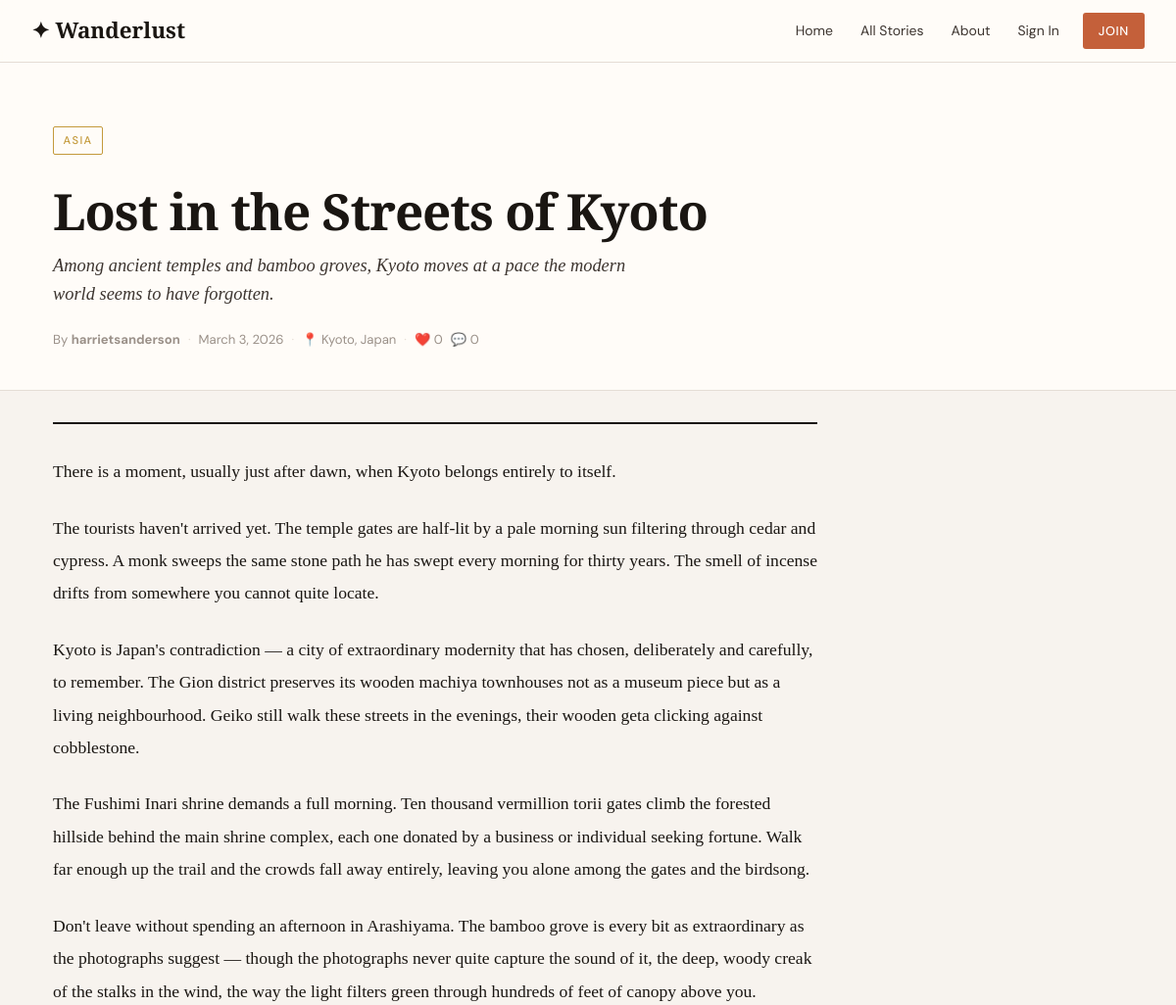
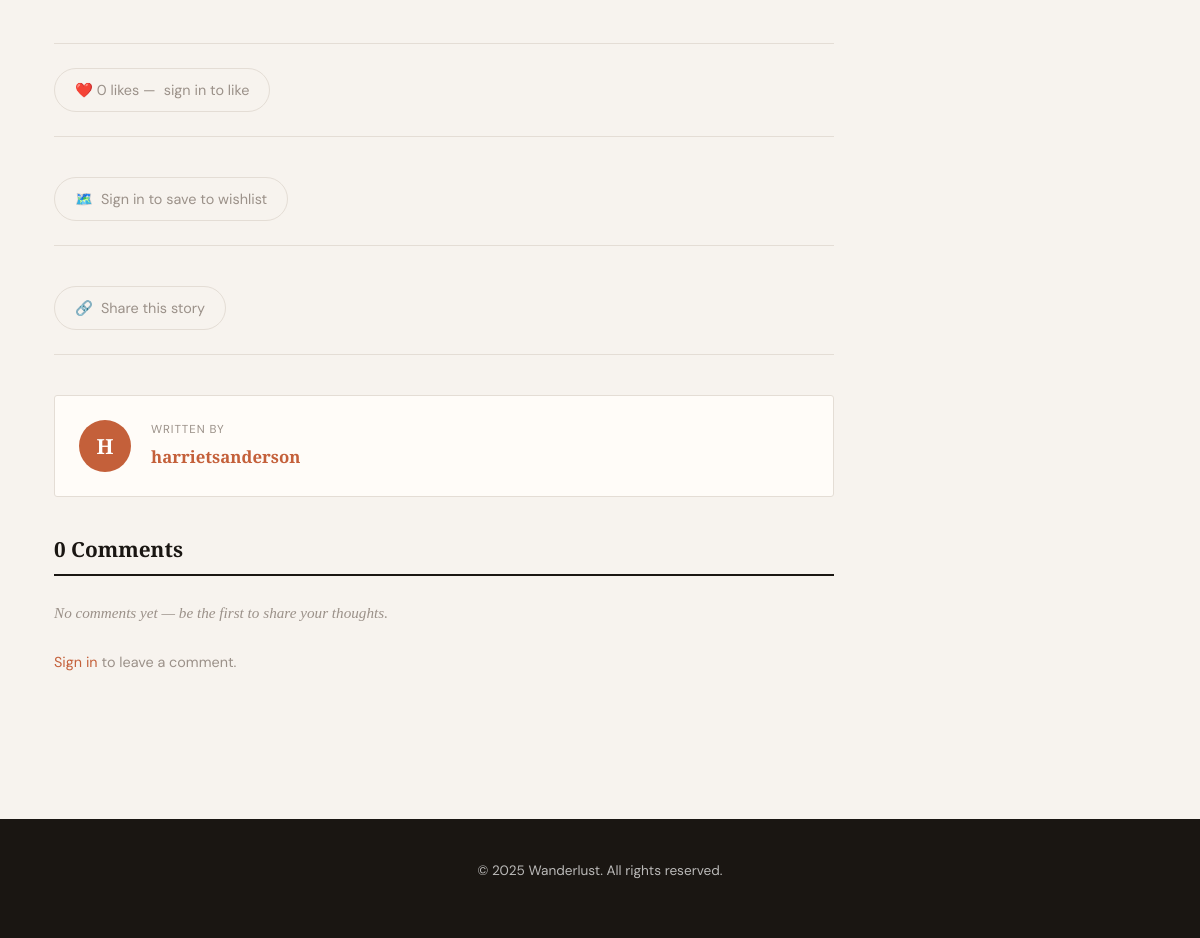
The app's page /posts/lost-in-the-streets-of-kyoto/, older data (2 pictures, top to bottom).
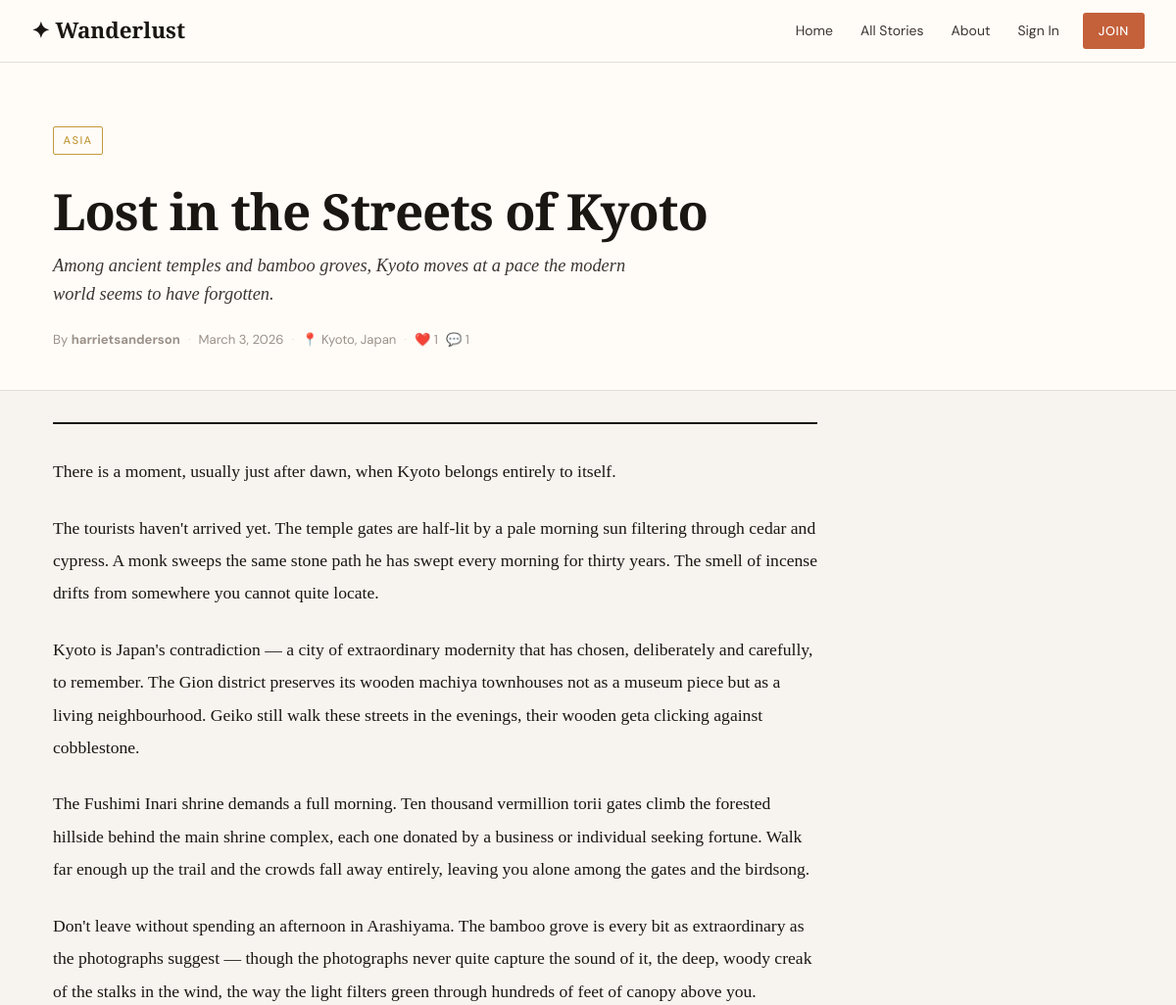
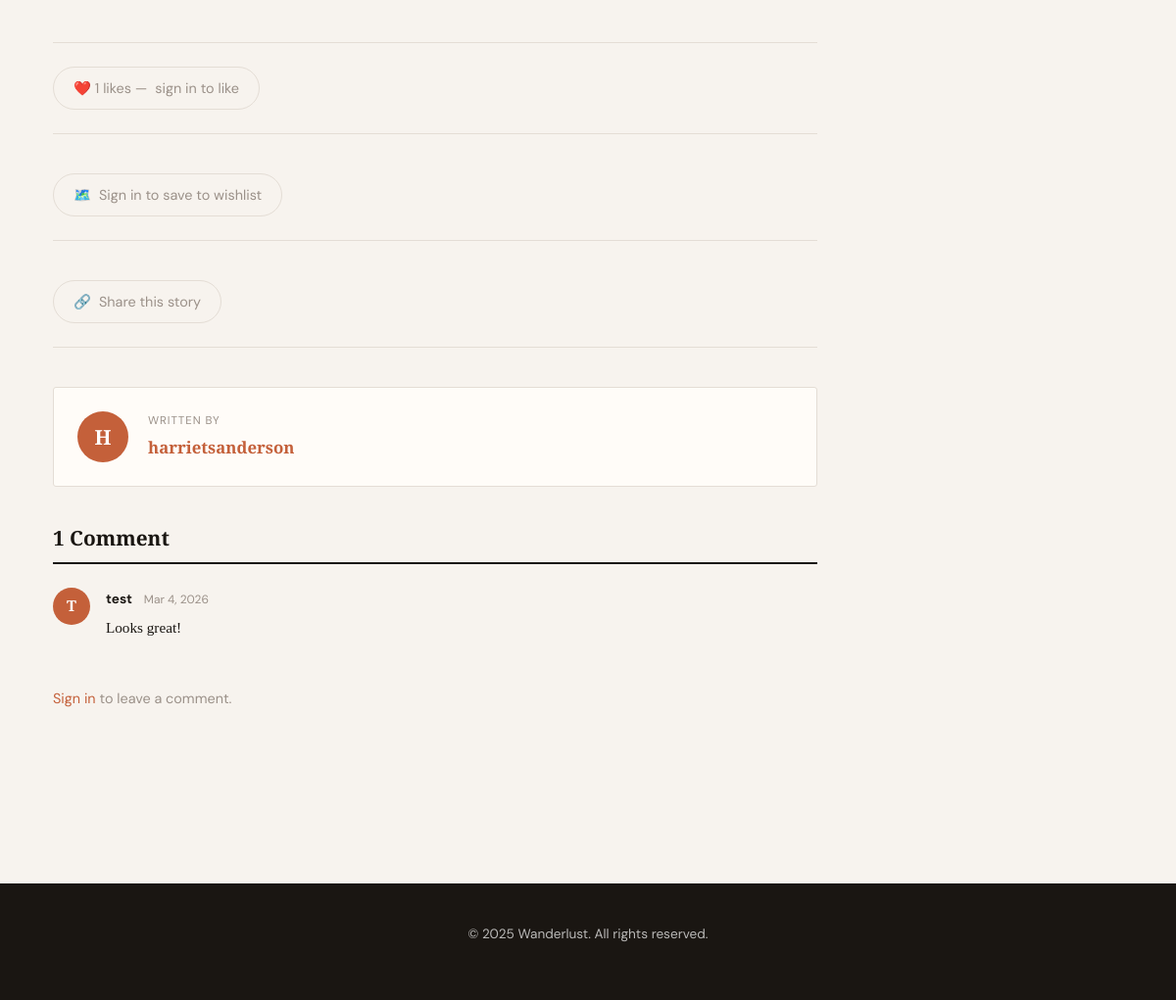
The same page, newer data (2 pictures, top to bottom).
### blog/models.py (models this page shows, shortened)
class Post(models.Model):
    STATUS_DRAFT = 'draft'
    STATUS_PUBLISHED = 'published'
    STATUS_CHOICES = [
        (STATUS_DRAFT, 'Draft'),
        (STATUS_PUBLISHED, 'Published'),
    ]
    title = models.CharField(max_length=200)
    slug = models.SlugField(max_length=200, unique=True, blank=True)
    author = models.ForeignKey(User, on_delete=models.CASCADE, related_name='posts')
    category = models.ForeignKey(Category, on_delete=models.SET_NULL, null=True, blank=True, related_name='posts')
    destination = models.CharField(max_length=100)
    excerpt = models.TextField(max_length=300)
    content = models.TextField()
    status = models.CharField(max_length=10, choices=STATUS_CHOICES, default=STATUS_DRAFT)
    created_at = models.DateTimeField(auto_now_add=True)
    featured = models.BooleanField(default=False)
    cover_image = models.URLField(blank=True)
    class Meta:
        ordering = ['-created_at']
    @property
    def like_count(self):
        return self.likes.count()
    @property
    def comment_count(self):
        return self.comments.filter(approved=True).count()
    def is_liked_by(self, user):
        if user.is_authenticated:
            return self.likes.filter(user=user).exists()
        return False
    def is_wishlisted_by(self, user):
        if user.is_authenticated:
            return self.wishlists.filter(user=user).exists()
        return False

class Category(models.Model):
    name = models.CharField(max_length=100, unique=True)
    slug = models.SlugField(max_length=100, unique=True, blank=True)
    class Meta:
        verbose_name_plural = 'categories'
    def get_absolute_url(self):
        return reverse('blog:category_detail', kwargs={'slug': self.slug})

class Comment(models.Model):
    post = models.ForeignKey(Post, on_delete=models.CASCADE, related_name='comments')
    author = models.ForeignKey(User, on_delete=models.CASCADE, related_name='comments')
    body = models.TextField(max_length=1000)
    created_at = models.DateTimeField(auto_now_add=True)
    approved = models.BooleanField(default=True)
    class Meta:
        ordering = ['created_at']

### blog/views.py (the view, shortened to what this page needs)
# urls.py: path('posts/<slug:slug>/', views.post_detail, name='post_detail'),
def post_detail(request, slug):
    post = get_object_or_404(Post, slug=slug, status=Post.STATUS_PUBLISHED)
    comments = post.comments.filter(approved=True)
    comment_form = CommentForm()
    user_has_liked = post.is_liked_by(request.user)
    user_has_wishlisted = post.is_wishlisted_by(request.user)
    context = {
        'post': post,
        'comments': comments,
        'comment_form': comment_form,
        'user_has_liked': user_has_liked,
        'user_has_wishlisted': user_has_wishlisted,
    }
    return render(request, 'blog/post_detail.html', context)

### templates/blog/post_detail.html (shortened to what this page needs)
{% extends 'base.html' %}
{% block content %}
<div class="post-header-section">
  <div class="container px-4">
    <div class="post-header-inner">
      {% if post.category %}
        <a href="{{ post.category.get_absolute_url }}" class="hero-label">{{ post.category.name }}</a>
      {% endif %}
      <h1 class="post-title">{{ post.title }}</h1>
      <p class="post-excerpt-lead">{{ post.excerpt }}</p>
      <div class="post-byline">
        <span>By <strong>{{ post.author.username }}</strong></span>
        <span class="byline-dot">·</span>
        <time>{{ post.created_at|date:"F j, Y" }}</time>
        <span class="byline-dot">·</span>
        <span>📍 {{ post.destination }}</span>
        <span class="byline-dot">·</span>
        <span>❤️ {{ post.like_count }}</span>
        <span>💬 {{ post.comment_count }}</span>
      </div>
    </div>
  </div>
</div>
<div class="post-divider">
  <div class="container px-4">
    <div class="divider-line"></div>
  </div>
</div>
<div class="container px-4">
  <div class="post-body-wrap">
    <div class="post-content">
      {{ post.content|linebreaks }}
    </div>
    <div class="like-wrap">
      {% if user.is_authenticated %}
        <button
          id="like-btn"
          class="like-btn {% if user_has_liked %}like-btn--liked{% endif %}"
          data-url="{% url 'blog:toggle_like' slug=post.slug %}">
          <span class="like-icon">❤️</span>
          <span id="like-count">{{ post.like_count }}</span>
          <span>{{ post.like_count|pluralize:"like,likes" }}</span>
        </button>
      {% else %}
        <a href="{% url 'login' %}" class="like-btn like-btn--guest">
          ❤️ {{ post.like_count }} likes — <span>sign in to like</span>
        </a>
      {% endif %}
    </div>
    <div class="like-wrap" style="border-top: none; padding-top: 0;">
      {% if user.is_authenticated %}
        <button
          id="wishlist-btn"
          class="like-btn {% if user_has_wishlisted %}like-btn--liked{% endif %}"
          data-url="{% url 'blog:toggle_wishlist' slug=post.slug %}">
          <span>🗺️</span>
          <span id="wishlist-text">{% if user_has_wishlisted %}Saved to Wishlist{% else %}Add to Wishlist{% endif %}</span>
        </button>
      {% else %}
        <a href="{% url 'login' %}" class="like-btn like-btn--guest">
          🗺️ <span>Sign in to save to wishlist</span>
        </a>
      {% endif %}
    </div>
<div class="like-wrap" style="border-top: none; padding-top: 0;">
  <button id="share-btn" class="like-btn">
    <span>🔗</span>
    <span id="share-text">Share this story</span>
  </button>
</div>
    <div class="author-card">
      <div class="author-avatar">{{ post.author.username|first|upper }}</div>
      <div class="author-info">
        <p class="author-label">Written by</p>
        <a href="{% url 'accounts:profile' username=post.author.username %}" class="author-name">
          {{ post.author.username }}
        </a>
      </div>
    </div>
    <section class="comments-section" id="comments">
      <h2 class="comments-title">{{ post.comment_count }} Comment{{ post.comment_count|pluralize }}</h2>
      {% if comments %}
        <div class="comments-list">
          {% for comment in comments %}
          <div class="comment" id="comment-{{ comment.pk }}">
            <div class="comment-avatar">{{ comment.author.username|first|upper }}</div>
            <div class="comment-body">
              <div class="comment-header">
                <strong class="comment-author">{{ comment.author.username }}</strong>
                <time class="comment-time">{{ comment.created_at|date:"M j, Y" }}</time>
              </div>
              <p class="comment-text">{{ comment.body }}</p>
          </div>
          {% endfor %}
        </div>
      {% else %}
        <p class="no-comments">No comments yet — be the first to share your thoughts.</p>
      {% endif %}
      {% if user.is_authenticated %}
        <div class="comment-form-wrap">
          <h3 class="comment-form-title">Leave a Comment</h3>
          <form method="post" action="{{ request.path }}#comments">
            {% csrf_token %}
            {{ comment_form.body }}
            {% if comment_form.body.errors %}
              <div class="text-danger small mt-1">{{ comment_form.body.errors }}</div>
            {% endif %}
            <button type="submit" class="btn-primary mt-3">Post Comment</button>
          </form>
        </div>
      {% else %}
        <p class="comment-login-prompt">
          <a href="{% url 'login' %}?next={{ request.path }}">Sign in</a> to leave a comment.
        </p>
      {% endif %}
    </section>
  </div>
</div>
{% endblock %}

### templates/base.html (shortened to what this page needs)
<!doctype html>
<html lang="en">
    <head>
        {% load static %}
        <link
            href="https://cdn.jsdelivr.net/npm/bootstrap@5.3.2/dist/css/bootstrap.min.css"
            rel="stylesheet"
        />
        <link
            href="https://cdn.jsdelivr.net/npm/bootstrap-icons@1.11.3/font/bootstrap-icons.min.css"
            rel="stylesheet"
        />
        <link rel="stylesheet" href="{% static 'css/main.css' %}" />
    </head>
    <body>
        <nav class="site-nav">
            <div class="nav-inner">
                <a class="nav-brand" href="/">✦ Wanderlust</a>
                <div class="nav-links">
                    <a href="/" class="nav-link">Home</a>
                    <a href="/posts/" class="nav-link">All Stories</a>
                    <a href="/about/" class="nav-link">About</a>
                    {% if user.is_authenticated %}
                    <a
                        href="{% url 'accounts:profile' username=user.username %}"
                        class="nav-link"
                        >Profile</a
                    >
                    <form
                        method="post"
                        action="{% url 'logout' %}"
                        class="d-inline"
                    >
                        {% csrf_token %}
                        <button type="submit" class="nav-link">Sign Out</button>
                    </form>
                    {% else %}
                    <a href="{% url 'login' %}" class="nav-link">Sign In</a>
                    <a href="{% url 'accounts:register' %}" class="nav-cta"
                        >Join</a
                    >
                    {% endif %}
                </div>
            </div>
        </nav>
        <main>{% block content %}{% endblock %}</main>
        <footer class="site-footer">
            <p>© 2025 Wanderlust. All rights reserved.</p>
        </footer>
    </body>
</html>

Row changes from the older to the newer data that the page shows:
computed for Post "Lost in the Streets of Kyoto": like_count "0" → "1"; comment_count "0" → "1"
added Comment: author.username|first "T", author.username "test", created_at "Mar 4, 2026", body "Looks great!"
Text that changed along with them:
text no longer shown: "No comments yet — be the first to share your thoughts."
